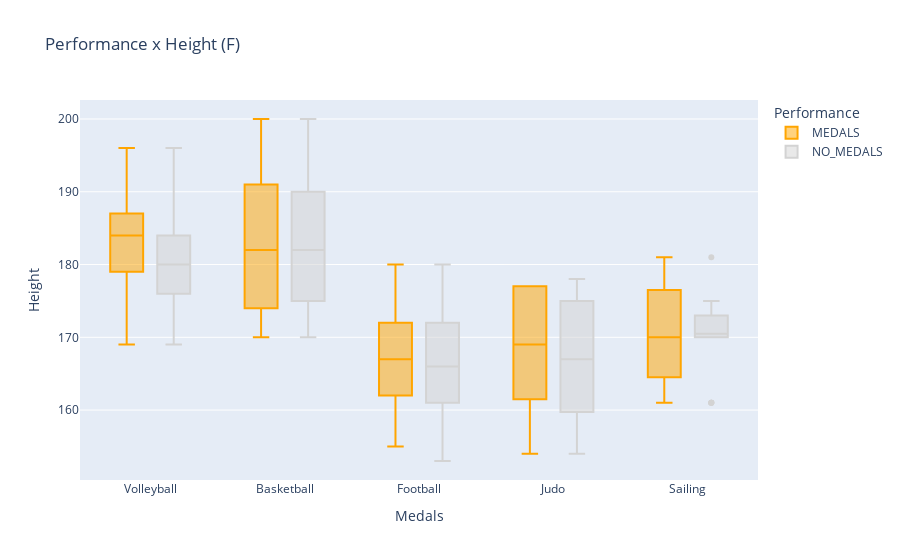

The notebook cell this image was saved under:
### Markdown cell above
Abaixo temos um boxplot para as categorias femininas de 5 esportes (selecionados de acordo com a dica da professora). Nota-se que, para as mulheres a altura não aparenta ser uma variável correlacionada ao desempenho. Isso pode estar associado a vários fatores, como a maior quantidade de esportes de grupo estarem entre os 5, deixando mais indefinida a importancia da altura da atleta nas vitórias obtidas.

### Code cell
fig = px.box(x='Sport',
             y='Height',
             data_frame=br_f_5,
             color='Medal',
             title='Performance x Height (F)',
            color_discrete_sequence=['Orange','Lightgrey'])

fig.update_yaxes(title='Height')
fig.update_xaxes(title='Medals')

fig.update_layout(legend=dict(title='Performance'))

fig.show()

### Figure 1 — Plotly figure (JSON) as saved in the notebook; plotly's stock layout.template omitted (floating-point values rounded to 4 significant figures; data arrays with more than 128 entries replaced by an {"elided": "..."} marker saying what was removed)
{"data": [{"alignmentgroup": "True", "hovertemplate": "Medal=MEDALS<br>Sport=%{x}<br>Height=%{y}<extra></extra>", "legendgroup": "MEDALS", "marker": {"color": "Orange"}, "name": "MEDALS", "notched": false, "offsetgroup": "MEDALS", "orientation": "v", "showlegend": true, "type": "box", "x": ["Volleyball", "Basketball", "Basketball", "Basketball", "Basketball", "Basketball", "Football", "Volleyball", "Volleyball", "Football", "Football", "Football", "Basketball", "Volleyball", "Basketball", "Basketball", "Basketball", "Basketball", "Football", "Football", "Judo", "Judo", "Football", "Football", "Football", "Volleyball", "Football", "Football", "Volleyball", "Volleyball", "Football", "Volleyball", "Volleyball", "Volleyball", "Volleyball", "Volleyball", "Volleyball", "Volleyball", "Volleyball", "Football", "Football", "Football", "Volleyball", "Sailing", "Football", "Basketball", "Volleyball", "Basketball", "Volleyball", "Basketball", "Basketball", "Volleyball", "Volleyball", "Volleyball", "Football", "Volleyball", "Volleyball", "Basketball", "Football", "Volleyball", "Volleyball", "Football", "Football", "Sailing", "Basketball", "Volleyball", "Volleyball", "Basketball", "Volleyball", "Volleyball", "Volleyball", "Football", "Football", "Football", "Football", "Football", "Judo", "Football", "Volleyball", "Volleyball", "Sailing", "Basketball", "Volleyball", "Volleyball", "Football", "Football", "Judo", "Volleyball", "Volleyball", "Football", "Football", "Football", "Basketball", "Football", "Volleyball", "Volleyball", "Volleyball", "Volleyball", "Judo", "Basketball", "Basketball", "Football", "Basketball", "Basketball", "Sailing", "Volleyball", "Football", "Football", "Volleyball", "Volleyball", "Volleyball", "Volleyball", "Volleyball", "Volleyball", "Volleyball", "Basketball"], "x0": " ", "xaxis": "x", "y": [187, 180, 180, 170, 200, 200, 180, 187, 183, 175, 175, 171, 170, 182, 195, 195, 192, 170, 176, 176, 177, 177, 171, 171, 167, 184, 172, 164, 169, 169, 161, 193, 193, 180, 172, 192, 173, 173, 173, 162, 162, 161, 181, 168, 162, 175, 182, 174, 177, 182, 182, 192, 186, 186, 169, 187, 172, 193, 164, 193, 179, 171, 171, 172, 187, 179, 179, 186, 183, 185, 188, 162, 162, 159, 155, 155, 154, 178, 185, 184, 161, 174, 184, 184, 157, 157, 164, 191, 185, 172, 173, 173, 180, 156, 178, 179, 185, 185, 169, 173, 173, 172, 190, 190, 181, 184, 166, 166, 196, 196, 180, 185, 185, 190, 190, 190], "y0": " ", "yaxis": "y"}, {"alignmentgroup": "True", "hovertemplate": "Medal=NO_MEDALS<br>Sport=%{x}<br>Height=%{y}<extra></extra>", "legendgroup": "NO_MEDALS", "marker": {"color": "Lightgrey"}, "name": "NO_MEDALS", "notched": false, "offsetgroup": "NO_MEDALS", "orientation": "v", "showlegend": true, "type": "box", "x": {"elided": "258 str values"}, "x0": " ", "xaxis": "x", "y": {"elided": "258 int values"}, "y0": " ", "yaxis": "y"}], "layout": {"boxmode": "group", "legend": {"title": {"text": "Performance"}, "tracegroupgap": 0}, "title": {"text": "Performance x Height (F)"}, "xaxis": {"anchor": "y", "domain": [0, 1], "title": {"text": "Medals"}}, "yaxis": {"anchor": "x", "domain": [0, 1], "title": {"text": "Height"}}}}
